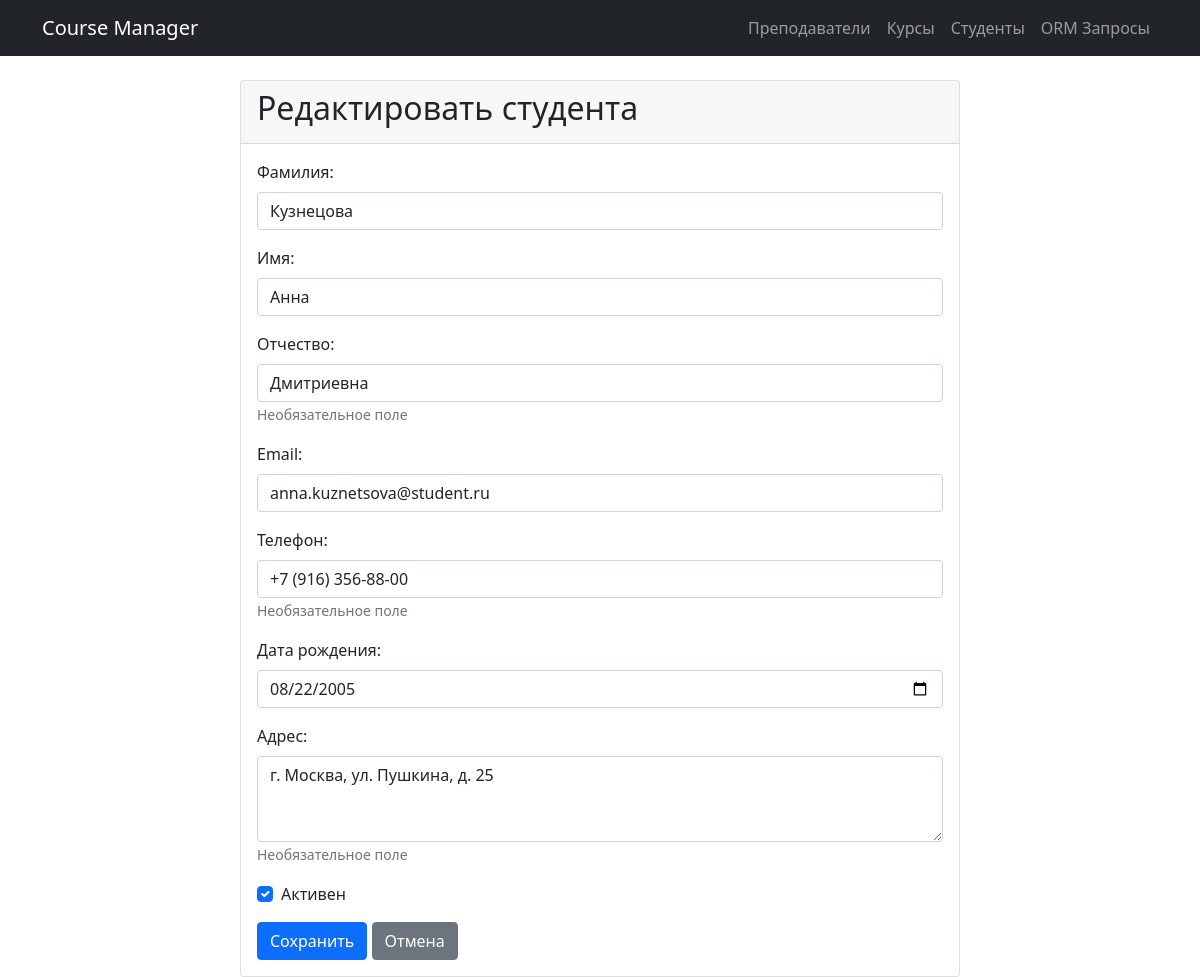
The app's page /schedule/students/2/update/ with its own data.
### schedule/models.py (models this page shows, shortened)
class Student(models.Model):
    first_name = models.CharField(
        max_length=50,
        verbose_name="Имя",
        db_index=True
    )
    last_name = models.CharField(
        max_length=50,
        verbose_name="Фамилия",
        db_index=True
    )
    patronymic = models.CharField(
        max_length=50,
        blank=True,
        null=True,
        verbose_name="Отчество"
    )
    email = models.EmailField(
        unique=True,
        verbose_name="Email"
    )
    phone = models.CharField(
        max_length=20,
        blank=True,
        null=True,
        verbose_name="Телефон"
    )
    date_of_birth = models.DateField(
        verbose_name="Дата рождения"
    )
    address = models.TextField(
        blank=True,
        verbose_name="Адрес"
    )
    enrollment_date = models.DateField(
        auto_now_add=True,
        verbose_name="Дата зачисления"
    )
    courses = models.ManyToManyField(
        Course,
        related_name='students',
        blank=True,
        verbose_name="Курсы"
    )
    is_active = models.BooleanField(
        default=True,
        verbose_name="Активен"
    )
    class Meta:
        verbose_name = "Студент"
        verbose_name_plural = "Студенты"
        ordering = ['first_name', 'last_name', 'patronymic']
        unique_together = ['first_name', 'last_name', 'patronymic']

### schedule/views.py (the view, shortened to what this page needs)
# urls.py: path('students/<int:pk>/update/', views.StudentUpdateView.as_view(), name='student_update'),
class StudentUpdateView(UpdateView):
    model = Student
    form_class = StudentForm
    template_name = 'schedule/student_form.html'
    success_url = reverse_lazy('schedule:student_list')

### schedule/forms.py
class StudentForm(forms.ModelForm):
    class Meta:
        model = Student
        fields = ['first_name', 'last_name', 'patronymic', 'email', 'phone',
                  'date_of_birth', 'address', 'is_active']
        widgets = {
            'date_of_birth': forms.DateInput(attrs={'type': 'date'}),
        }
        labels = {
            'first_name': 'Имя',
            'last_name': 'Фамилия',
            'patronymic': 'Отчество',
            'email': 'Email',
            'phone': 'Телефон',
            'date_of_birth': 'Дата рождения',
            'address': 'Адрес',
            'is_active': 'Активен',
        }

### schedule/templates/schedule/student_form.html (shortened to what this page needs)
{% extends 'schedule/base.html' %}
{% block content %}
<div class="container">
    <div class="row justify-content-center">
        <div class="col-md-8">
            <div class="card">
                <div class="card-header">
                    <h2>{% if form.instance.pk %}Редактировать студента{% else %}Добавить студента{% endif %}</h2>
                </div>
                <div class="card-body">
                    <form method="post">
                        <div class="mb-3">
                            <label for="id_last_name" class="form-label">Фамилия:</label>
                            <input type="text" name="last_name" id="id_last_name" class="form-control" value="{{ form.last_name.value|default:'' }}" required>
                        </div>
                        <div class="mb-3">
                            <label for="id_first_name" class="form-label">Имя:</label>
                            <input type="text" name="first_name" id="id_first_name" class="form-control" value="{{ form.first_name.value|default:'' }}" required>
                        </div>
                        <div class="mb-3">
                            <label for="id_patronymic" class="form-label">Отчество:</label>
                            <input type="text" name="patronymic" id="id_patronymic" class="form-control" value="{{ form.patronymic.value|default:'' }}">
                            <small class="text-muted">Необязательное поле</small>
                        </div>
                        <div class="mb-3">
                            <label for="id_email" class="form-label">Email:</label>
                            <input type="email" name="email" id="id_email" class="form-control" value="{{ form.email.value|default:'' }}" required>
                        </div>
                        <div class="mb-3">
                            <label for="id_phone" class="form-label">Телефон:</label>
                            <input type="text" name="phone" id="id_phone" class="form-control" value="{{ form.phone.value|default:'' }}">
                            <small class="text-muted">Необязательное поле</small>
                        </div>
                        <div class="mb-3">
                            <label for="id_date_of_birth" class="form-label">Дата рождения:</label>
                            <input type="date" name="date_of_birth" id="id_date_of_birth" class="form-control" value="{{ form.date_of_birth.value|date:'Y-m-d'|default:'' }}" required>
                        </div>
                        <div class="mb-3">
                            <label for="id_address" class="form-label">Адрес:</label>
                            <textarea name="address" id="id_address" class="form-control" rows="3">{{ form.address.value|default:'' }}</textarea>
                            <small class="text-muted">Необязательное поле</small>
                        </div>
                        <div class="mb-3 form-check">
                            <input type="checkbox" name="is_active" id="id_is_active" class="form-check-input" {% if form.is_active.value %}checked{% endif %}>
                            <label for="id_is_active" class="form-check-label">Активен</label>
                        </div>
                        <div class="mt-3">
                            <button type="submit" class="btn btn-primary">Сохранить</button>
                            <a href="{% url 'schedule:student_list' %}" class="btn btn-secondary">Отмена</a>
                        </div>
                    </form>
                </div>
            </div>
        </div>
    </div>
</div>
{% endblock %}

### records on screen
Student: last_name "Кузнецова", first_name "Анна", patronymic "Дмитриевна", email "anna.kuznetsova@student.ru", phone "+7 (916) 356-88-00", date_of_birth "08/22/2005", address "г. Москва, ул. Пушкина, д. 25"
